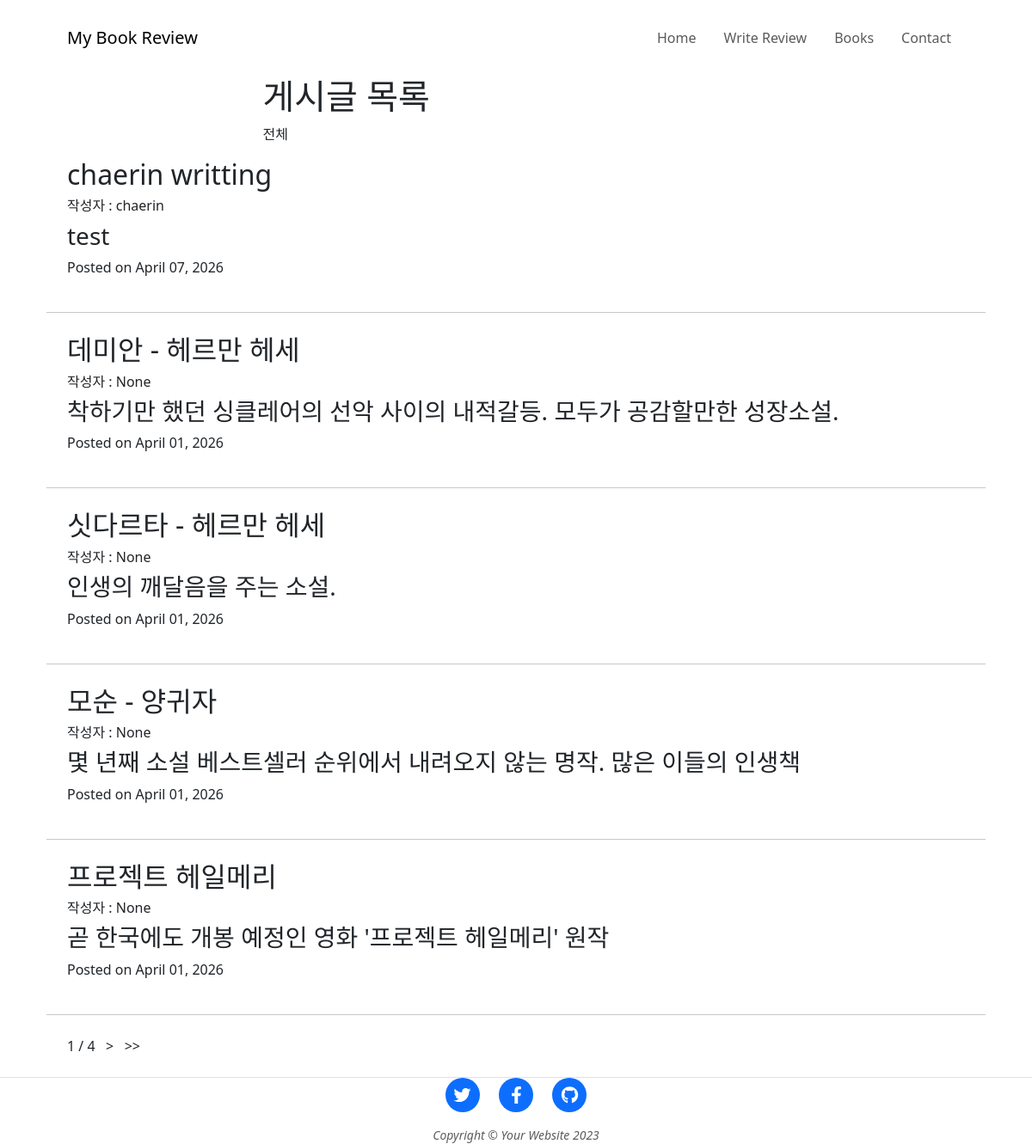
Page /comments/ on the committed database.
### blog/models.py (models this page shows, shortened)
class Post(models.Model):
    title = models.CharField(verbose_name="제목", max_length=128)
    body = models.TextField(verbose_name="내용", default="")
    created_at = models.DateTimeField(verbose_name="작성일", auto_now_add=True)
    photo = models.ImageField(verbose_name="이미지",
							  blank=True, null=True, upload_to='blog_photo')
    author = models.ForeignKey(User, on_delete=models.CASCADE, null=True)

### comments/views.py (the view)
# urls.py: path('', views.comment_list, name='comment_list'),
def comment_list(request):
    posts = Post.objects.all().order_by('-created_at')
    my_paginator = Paginator(posts, 5)
    page_num = request.GET.get('page')
    posts = my_paginator.get_page(page_num)
    return render(request, "comment_list.html", {"posts" : posts})

### comments/templates/comment_list.html (shortened to what this page needs)
{% load static %}
<!DOCTYPE html>
<html lang="en">
  <head>
    <link href="https://cdn.jsdelivr.net/npm/bootstrap@5.3.3/dist/css/bootstrap.min.css" rel="stylesheet">
  </head>
  <body>
    <nav class="navbar navbar-expand-lg navbar-light" id="mainNav">
      <div class="container px-4 px-lg-5">
        <a class="navbar-brand" href="">My Book Review</a>
        <div class="collapse navbar-collapse" id="navbarResponsive">
          <ul class="navbar-nav ms-auto py-4 py-lg-0">
            <li class="nav-item">
              <a class="nav-link px-lg-3 py-3 py-lg-4" href="{%url 'home' %}"
                >Home</a
              >
            </li>
            <li class="nav-item">
              <a class="nav-link px-lg-3 py-3 py-lg-4" href="{% url 'form_create' %}"
                >Write Review</a
              >
            </li>
            <li class="nav-item">
              <a class="nav-link px-lg-3 py-3 py-lg-4" href="{% url 'book_list' %}">Books</a>
            </li>
            <li class="nav-item">
              <a class="nav-link px-lg-3 py-3 py-lg-4" href="contact.html"
                >Contact</a
              >
            </li>
          </ul>
        </div>
      </div>
    </nav>
    <header class="masthead">
      <div class="container position-relative px-4 px-lg-5">
        <div class="row gx-4 gx-lg-5 justify-content-center">
          <div class="col-md-10 col-lg-8 col-xl-7">
            <div class="post-heading">
              <h1>게시글 목록</h1>
              <p>전체</p>
            </div>
          </div>
        </div>
      </div>
    </header>
    <article class="mb-4">
      <div class="container px-4 px-lg-5">
        <div class="row gx-4 gx-lg-5 justify-content-center">
          {% for post in posts %}
            <div class="post-preview">
              <a href="{% url 'comment_detail' post.id %}" class="text-decoration-none text-dark">
                <h2 class="post-title">{{ post.title }}</h2>
                <h6 class="post-author">작성자 : {{ post.author }}</h6>
                <h3 class="post-subtitle">{{ post.body|truncatechars:100 }}</h3>
              </a>
              <p class="post-meta">
                Posted on {{ post.created_at|date:"F d, Y" }}
              </p>
            </div>
            <hr class="my-4" />
            {% endfor %}
            <div>
                <span> {{ posts.number }} </span>
                <span> / </span>
                <span> {{ posts.paginator.num_pages }} </span>
                {% if posts.has_next %}
                <a href="?page={{ posts.next_page_number }}" class="text-decoration-none text-dark"> &nbsp; &gt; </a>
                <a href="?page={{ posts.paginator.num_pages }}" class="text-decoration-none text-dark"> &nbsp; &gt;&gt; </a>
                {% endif %}
            </div>
        </div>
      </div>
    </article>
    <footer class="border-top">
      <div class="container px-4 px-lg-5">
        <div class="row gx-4 gx-lg-5 justify-content-center">
          <div class="col-md-10 col-lg-8 col-xl-7">
            <ul class="list-inline text-center">
              <li class="list-inline-item">
                <a href="#!">
                  <span class="fa-stack fa-lg">
                    <i class="fas fa-circle fa-stack-2x"></i>
                    <i class="fab fa-twitter fa-stack-1x fa-inverse"></i>
                  </span>
                </a>
              </li>
              <li class="list-inline-item">
                <a href="#!">
                  <span class="fa-stack fa-lg">
                    <i class="fas fa-circle fa-stack-2x"></i>
                    <i class="fab fa-facebook-f fa-stack-1x fa-inverse"></i>
                  </span>
                </a>
              </li>
              <li class="list-inline-item">
                <a href="#!">
                  <span class="fa-stack fa-lg">
                    <i class="fas fa-circle fa-stack-2x"></i>
                    <i class="fab fa-github fa-stack-1x fa-inverse"></i>
                  </span>
                </a>
              </li>
            </ul>
            <div class="small text-center text-muted fst-italic">
              Copyright &copy; Your Website 2023
            </div>
          </div>
        </div>
      </div>
    </footer>
  </body>
</html>

### rows in the picture
Post: title "chaerin writting", author "chaerin", body "test", created_at "April 07, 2026"
Post: title "데미안 - 헤르만 헤세", author "None", body "착하기만 했던 싱클레어의 선악 사이의 내적갈등. 모두가 공감할만한 성장소설.", created_at "April 01, 2026"
Post: title "싯다르타 - 헤르만 헤세", author "None", body "인생의 깨달음을 주는 소설.", created_at "April 01, 2026"
Post: title "모순 - 양귀자", author "None", body "몇 년째 소설 베스트셀러 순위에서 내려오지 않는 명작. 많은 이들의 인생책", created_at "April 01, 2026"
Post: title "프로젝트 헤일메리", author "None", body "곧 한국에도 개봉 예정인 영화 '프로젝트 헤일메리' 원작", created_at "April 01, 2026"

### other values in the picture
{{ posts.number }} "1"
{{ posts.paginator.num_pages }} "4"
